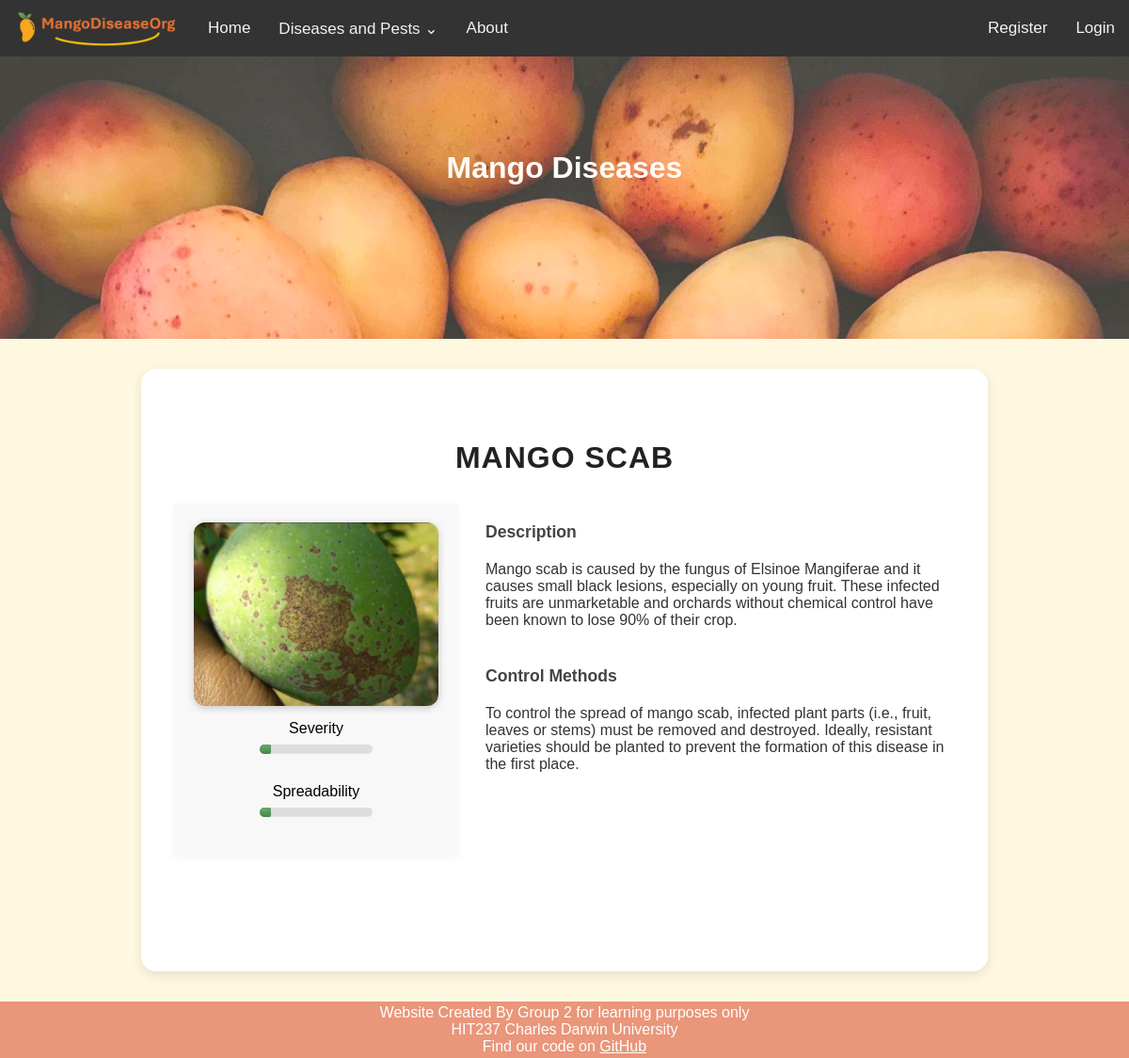
The page /disease/Mango Scab/ on the database its author committed.
### mango_disease_app/models.py (models this page shows, shortened)
class Disease(models.Model):
    DISEASE_TYPES = [
        ('pest', 'Pest'),
        ('disease', 'Disease')
    ]
    diseaseName = models.CharField(max_length=255)
    type = models.CharField(choices=DISEASE_TYPES, max_length=7, default=DISEASE_TYPES[1][1])
    severity = models.IntegerField(validators=[validators.MinValueValidator(0),validators.MaxValueValidator(10)])
    spreadability = models.IntegerField(validators=[validators.MinValueValidator(0),validators.MaxValueValidator(10)])
    shortDescription = models.TextField()
    longDescription = models.TextField()
    controlMethod = models.TextField()
    image = models.ImageField(upload_to="disease_images/", default="disease_images/default.JPG")

### mango_disease_app/views/core_views.py (the view)
# urls.py: path('disease/<str:name>/', views.ind_disease, name='ind_disease'),
def ind_disease(request, name):
    try:
        disease = Disease.objects.get(diseaseName=name)
    except Disease.DoesNotExist:
        return render(request, 'mango_disease_app/ind_disease.html')
    return render(request, 'mango_disease_app/site_base/ind_disease.html',{'disease':disease})

### mango_disease_app/context_processors.py (called while the page is built)
def disease_menu(request):
    return {'navs': Disease.objects.all()}

### mango_disease_app/templatetags/custom_filters.py (called while the page is built)
@register.filter
def multiply(value, arg):
    try:
        return float(value) * float(arg)
    except (ValueError, TypeError):
        return ''

@register.filter
def meterclass(value):
    try:
        if value >= 7:
            return 'meter-high'
        elif value >= 4:
            return 'meter-med'
        else:
            return 'meter-low'
    except Exception:
        return ''

### mango_disease_app/templates/mango_disease_app/site_base/ind_disease.html (shortened to what this page needs)
{% extends 'mango_disease_app/site_base/base.html' %}
{% load custom_filters %}
{% load static %}
{%block content %}
    <div class="disease-detail">
        <h2 class="disease-title">
            {{disease.diseaseName}}
        </h2>
        <div class ="disease-main">
            <div class="disease-image-box">
                <img class="disease-image"src="{{ disease.image.url }}">
                <div class = "disease-stats">
                    <div class = "stat">
                        <label for="meter">Severity</label>
                        <div class="meter">
                            <span
                            class="meter {{ disease.severity|meterclass }}"
                            style="width: {{ disease.severity|multiply:10 }}%;">
                            </span>
                        </div>
                    </div>
                    <div class="stat">
                        <label for="meter">Spreadability</label>
                        <div class="meter">
                            <span
                            class="meter {{ disease.spreadability|meterclass }}"
                            style="width: {{disease.spreadability|multiply:10  }}%;">
                            </span>
                        </div>
                    </div>
                </div>
            </div>
            <div class ="disease-text">
                <div>
                    <h3 class = "slabel">Description</h3>
                    <p>{{disease.longDescription}}</p>
                </div>
                <div>
                    <h3 class = "slabel">Control Methods</h3>
                    <p>{{disease.controlMethod}}</p>
            </div>
        </div>
    </div>
{% endblock %}

### mango_disease_app/static/css/styles.css (style rules this page uses)
* { margin: 0; padding: 0; font-family: Arial; }
body { min-height: 100vh; display: flex; flex-direction: column; background-color: #fff8e1; }
h2 { font-size: 32px; text-align: center; margin: 40px 0 40px; font-weight: 700; text-transform: uppercase; letter-spacing: 1px; }
h3 { margin: 20px 0 20px; }
.meter { height: 10px; position: relative; background: #ddd; border-radius: 6px; margin: 8px 0 16px; box-shadow: inset 0 -1px 1px rgba(255, 255, 255, 0.3); }
.meter > span { display: block; height: 100%; border-top-right-radius: 8px; border-bottom-right-radius: 8px; border-top-left-radius: 20px; border-bottom-left-radius: 20px; background-color: rgb(43,194,83); background-image: linear-gradient( center bottom, rgb(43,194,83) 37%, rgb(84,240,84) 69% ); box-shadow: inset 0 2px 9px rgba(255,255,255,0.3), inset 0 -2px 6px rgba(0,0,0,0.4); position: relative; overflow: hidden; }
.meter > .meter-low { background-color: #43A047; }
.disease-detail { max-width: 100%; margin: auto; padding: 20px; }
.disease-title { text-align: center; font-size: 2em; font-weight: bold; margin-bottom: 30px; color: #222; }
.disease-main { display: flex; flex-direction: row; gap: 30px; align-items: flex-start; }
.disease-image-box { flex: 0 1 300px; background: #f8f8f8; padding: 20px; box-shadow: 0 2px 10px rgba(0, 0, 0, 0.05); display: flex; flex-direction: column; align-items: center; gap: 10px; max-width: 300px; width: 100%; }
.disease-image { width: 100%; border-radius: 12px; box-shadow: 0 2px 8px rgba(0,0,0,0.2); }
.disease-stats { display: flex; flex-direction: row; flex-wrap: wrap; gap: 5px; justify-content: center; }
.stat { flex: 0 0 120px; padding: 5px 0; text-align: center; }
.disease-text { flex: 1; display: flex; flex-direction: column; gap: 20px; font-size: 1rem; color: #333; text-align:left; }
.slabel { font-weight: bold; margin: 1em, 0, 0.3em, 0; font-size: 1.1em; color: #444; }

### mango_disease_app/static/css/form.css (style rules this page uses)
*, *::before, *::after { box-sizing: border-box; }

### rows shown on the page
Disease: diseaseName "MANGO SCAB", image (picture), longDescription "Mango scab is caused by the fungus of Elsinoe Mangiferae and it causes small black lesions, especially on young fruit. These infected fruits are unmarketable and orchards without chemical control have been known to lose 90% of their crop.", controlMethod "To control the spread of mango scab, infected plant parts (i.e., fruit, leaves or stems) must be removed and destroyed. Ideally, resistant varieties should be planted to prevent the formation of this disease in the first place."
